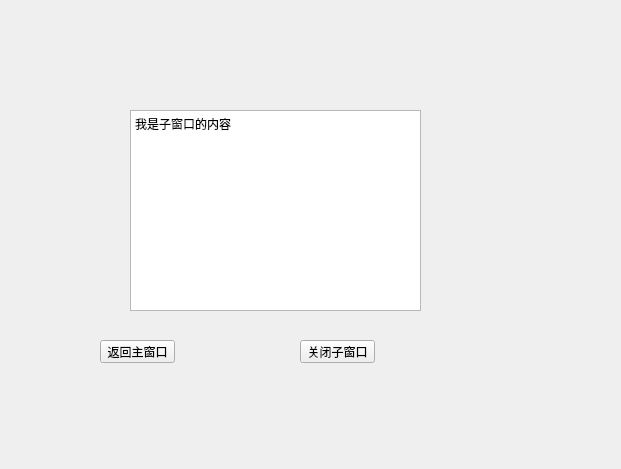
<?xml version="1.0" encoding="UTF-8"?>
<ui version="4.0">
 <class>Form</class>
 <widget class="QWidget" name="Form">
  <property name="geometry">
   <rect>
    <x>0</x>
    <y>0</y>
    <width>621</width>
    <height>469</height>
   </rect>
  </property>
  <property name="windowTitle">
   <string>Form</string>
  </property>
  <widget class="QTextEdit" name="textEdit">
   <property name="geometry">
    <rect>
     <x>130</x>
     <y>110</y>
     <width>291</width>
     <height>201</height>
    </rect>
   </property>
   <property name="html">
    <string>&lt;!DOCTYPE HTML PUBLIC &quot;-//W3C//DTD HTML 4.0//EN&quot; &quot;http://www.w3.org/TR/REC-html40/strict.dtd&quot;&gt;
&lt;html&gt;&lt;head&gt;&lt;meta name=&quot;qrichtext&quot; content=&quot;1&quot; /&gt;&lt;style type=&quot;text/css&quot;&gt;
p, li { white-space: pre-wrap; }
&lt;/style&gt;&lt;/head&gt;&lt;body style=&quot; font-family:'SimSun'; font-size:9pt; font-weight:400; font-style:normal;&quot;&gt;
&lt;p style=&quot; margin-top:0px; margin-bottom:0px; margin-left:0px; margin-right:0px; -qt-block-indent:0; text-indent:0px;&quot;&gt;我是子窗口的内容&lt;/p&gt;&lt;/body&gt;&lt;/html&gt;</string>
   </property>
  </widget>
  <widget class="QPushButton" name="openmianwindow">
   <property name="geometry">
    <rect>
     <x>100</x>
     <y>340</y>
     <width>75</width>
     <height>23</height>
    </rect>
   </property>
   <property name="text">
    <string>返回主窗口</string>
   </property>
  </widget>
  <widget class="QPushButton" name="closewindow">
   <property name="geometry">
    <rect>
     <x>300</x>
     <y>340</y>
     <width>75</width>
     <height>23</height>
    </rect>
   </property>
   <property name="text">
    <string>关闭子窗口</string>
   </property>
  </widget>
 </widget>
 <resources/>
 <connections/>
</ui>
